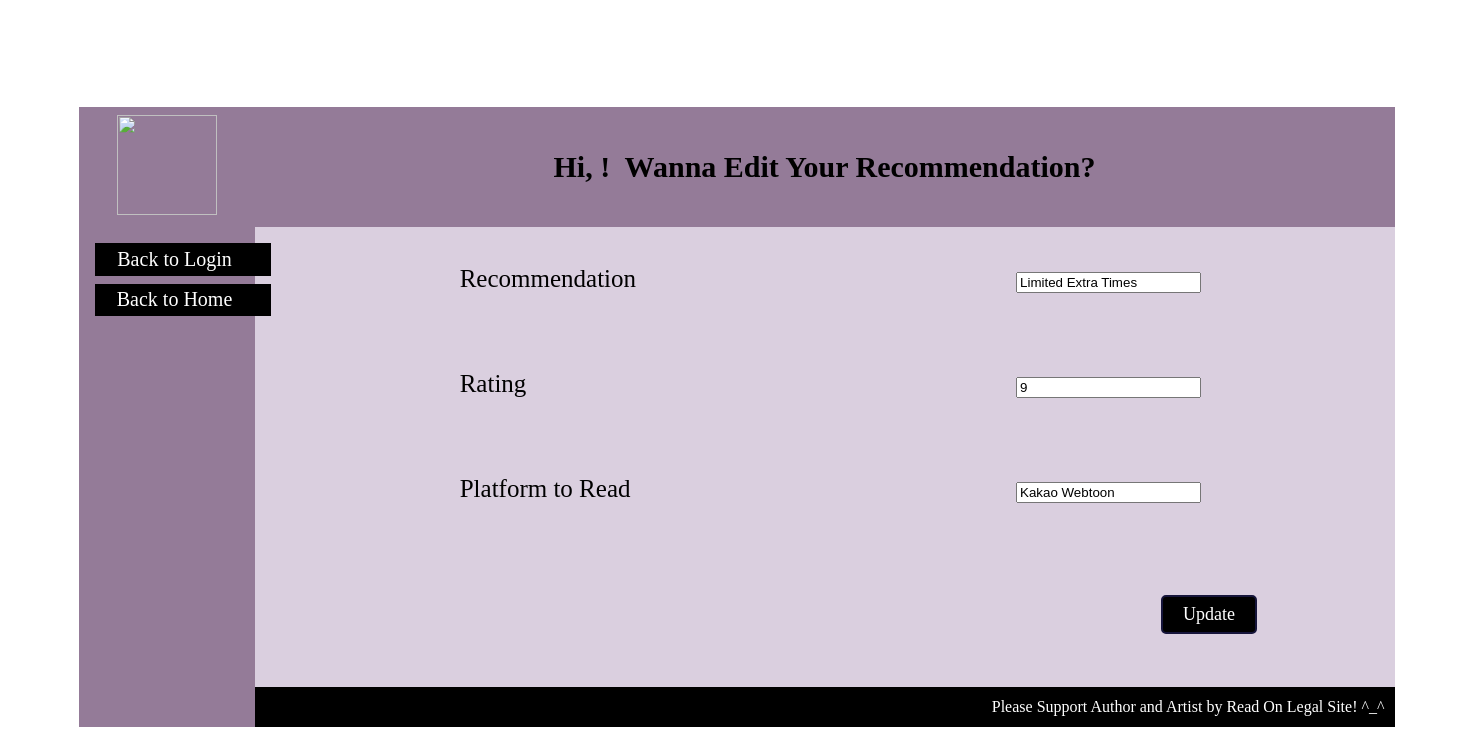
The app's page /editrc.php?id=45 with its own data.
### tables this page shows
CREATE TABLE `recommendation` (
  `id` int(11) NOT NULL,
  `recommendation` varchar(255) NOT NULL,
  `rating` varchar(255) NOT NULL,
  `cover` varchar(255) NOT NULL
);

### editrc.php (the view, shortened to what this page needs)
<?php
    include "koneksi.php";
?>
<?php
        $id = $_GET['id'];
        $result = mysqli_query($conn, "SELECT * FROM recommendation WHERE id=$id");
        while($res = mysqli_fetch_array($result))
        {
            $recommendation = $res['recommendation'];
            $rating = $res['rating'];
            $cover = $res['cover'];
        }
?>
    <!DOCTYPE html>
     <html>
     <head>
        <link rel="stylesheet" type="text/css">
    </head>
    <body>
    <br>
    <form name="form1" method="post" action="editrc.php">
    <table width="1306" border="0" align="center" cellpadding="0" cellspacing="0">
    <tr>
        <td width="140" height="120" bgcolor="#947B98"><div align="center"><img src="https://i.ibb.co/HB6dXz8/20221121-114739-0000.png" width="100" height="100"></div></td>
        <td width="1136" bgcolor="#947B98"><div align="center"><span class="header"><b>Hi, <?php echo $_SESSION['name']; ?>!&nbsp; Wanna Edit Your Recommendation?</b></span>
    </tr>
    <tr>
        <td rowspan="4" valign="top"><table width="144" height="500" bgcolor="#947B98" border="0" cellspacing="0" cellpadding="0" align="top">
    </tr>
    <tr>
        <td valign="top"><ul class="navbar">
            <li><a href="index.php" title="Balik"><center>Back to Login</center></a></li>
            <li><a href="home.php" title="Balik"><center>Back to Home</center></a></li>
            </ul></td>
            </tr></table></td>
        <td rowspan="4" valign="top"><table width="1140" height="500" bgcolor="#DACFDF" border="0" cellspacing="0" cellpadding="0">
    <tr bgcolor="#F8F8FF">
            <tr align="left" class="b1">
                <td>Recommendation</td>
                <td><input type="text" name="recommendation" value="<?php echo $recommendation;?>" required></td>
            </tr>
            <tr align="left" class="b1">
                <td>Rating</td>
                <td><input type="text" name="rating" value="<?php echo $rating;?>" required></td>
            </tr>
            <tr align="left" class="b1">
                <td>Platform to Read</td>
                <td><input type="text" name="cover" value="<?php echo $cover;?>" required></td>
            </tr>
            <tr align="left" >
                <td><input type="hidden" name="id" value=<?php echo $_GET['id'];?>></td>
                <td><input class="recommendation_btn" type="submit" name="update" value="Update"></td>
            </tr>
    <tr bgcolor="#947B98">
        <td height="40" colspan="5" bgcolor="black"><div align="right" style="margin:0 10px 0 0;"><font color="#ffffff">Please Support Author and Artist by Read On Legal Site! ^_^</font><br></div></td>
    </tr>
    </table>
    </form>
    </body>
    </html>

### editrc.php (style rules this page uses)
body { background: url('https://bnz06pap001files.storage.live.com/y4m9jKF9Y5YnJlJBKwOtWBs63SL3c52inll8YKafLbi0x_IOdmuVOxkUf4RUXbB0eRu6pzb7EaL0ScTJf6tUvYuPERyZAuKXyNS0hDb0KfQJmbeE-8HuWSNwjN7AnNk-CKmYE2Ey4qxjCtVpGBrrNfmHpALs_uPtRluvcVyFmT_nQrAB2t4b46oAsKVmp5sZsK6?width=1530&height=800&cropmode=none'); background-size: 1530px 800px; background-repeat: no-repeat; display: flex; justify-content: center; align-items: center; height: 100vh; flex-direction: column; }
ul.navbar { list-style-type: none; padding: 0; margin: 0; position: relative; top: 0.5em; left: 1em; width: 11em; }
ul.navbar li { background: black; margin: 0.5em 0; padding: 0.3em; border-right: 1em solid black; }
ul.navbar a { text-decoration: none; }
b { font-family: Gabriola; font-size: 30px; }
.b1 { font-weight: 100; font-family: Gabriola; font-size: 25px; vertical-align: middle; position: relative; left: 18%; }
.recommendation_btn { font-family: Gabriola; font-size: 18px; height: 39px; background: black; color: #ffffff; border: 2px solid rgb(22, 21, 59); border-radius: 5px; padding: 5px 20px; position: relative; border-top: 80%; left: 60%; }
a:link,a:visited,a:active { font-family: Gabriola; font-size: 20px; color: #ffffff; text-decoration: none; }

### records on screen
recommendation: recommendation "Limited Extra Times", rating "9", cover "Kakao Webtoon"
